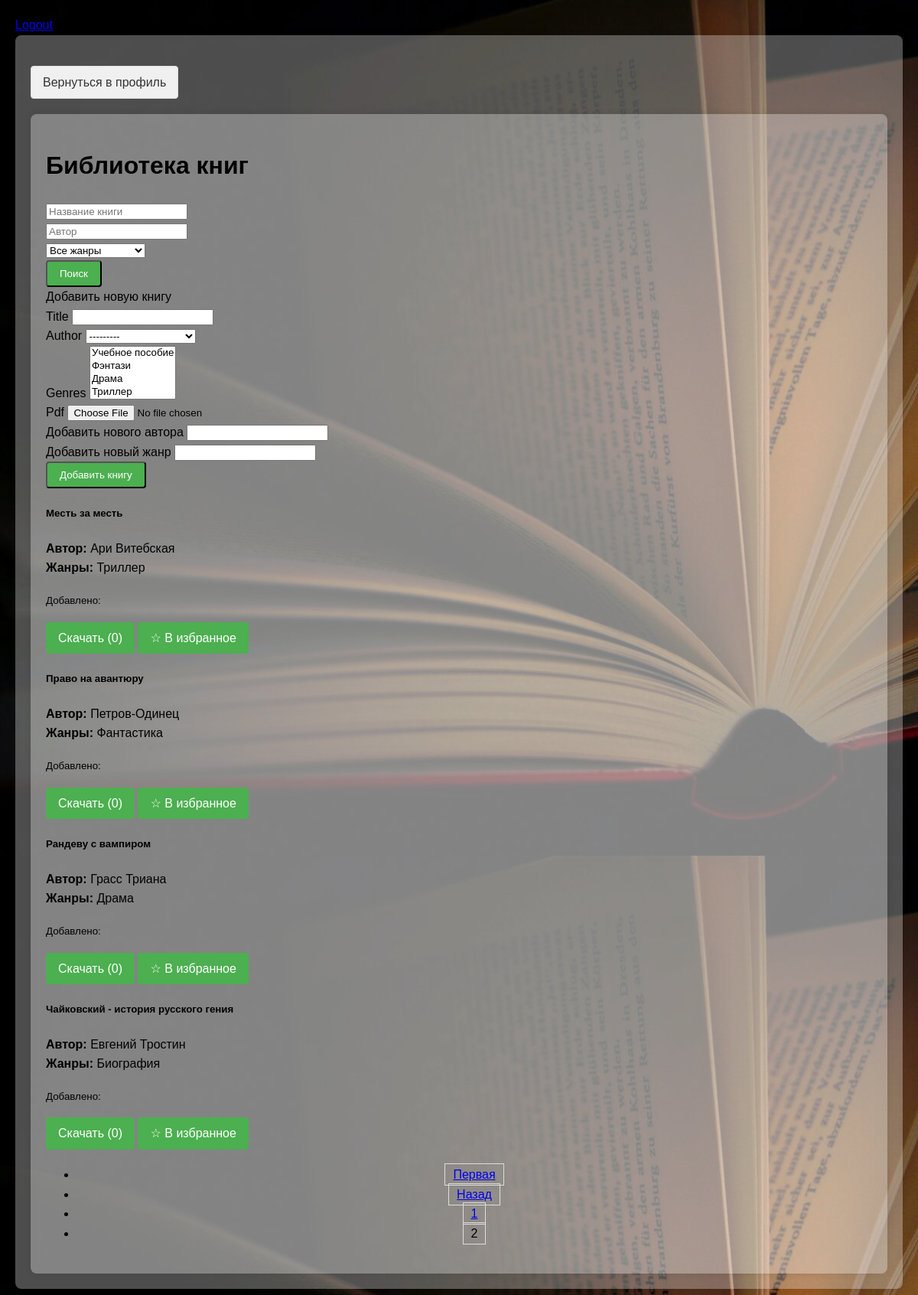
The app's page /home/books/?page=2 (signed in) with its own data.
### ebooklibApp/models.py (models this page shows, shortened)
class Book(models.Model):
    title = models.CharField(max_length=200)
    author = models.ForeignKey('Author', on_delete=models.CASCADE)
    genres = models.ManyToManyField('Genre', blank=True)
    pdf = models.FileField(upload_to='books/')
    uploaded_by = models.ForeignKey(User, on_delete=models.CASCADE, null=True, blank=True)
    uploaded_at = models.DateTimeField(auto_now_add=True)
    marked_by = models.ManyToManyField(User, related_name='marked_books', blank=True)
    downloads = models.PositiveIntegerField(default=0)

class Author(models.Model):
    name = models.CharField(max_length=100)
    def __str__(self):
        return self.name

class Genre(models.Model):
    name = models.CharField(max_length=100)
    def __str__(self):
        return self.name

### ebooklibApp/views.py (the view)
# urls.py: path('books/', views.books_view, name='books'),
@login_required
def books_view(request):
    search_params = {
        'title': request.GET.get('title', '').strip(),
        'author': request.GET.get('author', '').strip(),
        'genre': request.GET.get('genre', '').strip()
    }
    books = Book.objects.all().order_by('title')
    if search_params['title']:
        books = books.filter(title__icontains=search_params['title'])
    if search_params['author']:
        books = books.filter(author__name__icontains=search_params['author'])
    if search_params['genre']:
        books = books.filter(genres__name__icontains=search_params['genre'])
    paginator = Paginator(books, 10)
    page_number = request.GET.get('page')
    try:
        page_obj = paginator.page(page_number)
    except PageNotAnInteger:
        page_obj = paginator.page(1)
    except EmptyPage:
        page_obj = paginator.page(paginator.num_pages)
    if any(search_params.values()):
        for page_num in page_obj.paginator.page_range:
            page_obj.paginator.page(page_num).search_params = search_params
    if request.method == 'POST':
        form = BookForm(request.POST, request.FILES)
        if form.is_valid():
            book = form.save(commit=False)
            book.uploaded_by = request.user
            book.save()
            form.save_m2m()
            messages.success(request, 'Книга успешно добавлена!')
            return redirect('books')
    else:
        form = BookForm()
    context = {
        'page_obj': page_obj,
        'form': form,
        'genres': Genre.objects.all(),
        'title_query': search_params['title'],
        'author_query': search_params['author'],
        'genre_query': search_params['genre'],
    }
    return render(request, 'ebooklibApp/books.html', context)

### ebooklibApp/forms.py (shortened to what this page needs)
class BookForm(forms.ModelForm):
    new_author = forms.CharField(max_length=200, required=False, label="Добавить нового автора")
    new_genre = forms.CharField(max_length=100, required=False, label="Добавить новый жанр")
    class Meta:
        model = Book
        fields = ['title', 'author', 'genres', 'pdf', 'new_author', 'new_genre']
    def __init__(self, *args, **kwargs):
        super().__init__(*args, **kwargs)
        self.fields['author'].required = False
        self.fields['genres'].required = False

### ebooklibApp/templates/ebooklibApp/books.html (shortened to what this page needs)
{% extends 'ebooklibApp/base.html' %}
{% block content %}
<a href="{% url 'profile' %}" class="btn-back">Вернуться в профиль</a>
<div class="container mt-4">
    <h1 class="mb-4">Библиотека книг</h1>
    <div class="card mb-4">
        <div class="card-body">
            <form method="get" action="{% url 'books' %}">
                <div class="row">
                    <div class="col-md-4">
                        <input type="text" name="title" class="form-control" placeholder="Название книги" value="{{ title_query }}">
                    </div>
                    <div class="col-md-3">
                        <input type="text" name="author" class="form-control" placeholder="Автор" value="{{ author_query }}">
                    </div>
                    <div class="col-md-3">
                        <select name="genre" class="form-select">
                            <option value="">Все жанры</option>
                        </select>
                    </div>
                    <div class="col-md-2">
                        <button type="submit" class="btn btn-primary w-100">Поиск</button>
                    </div>
                </div>
            </form>
        </div>
    </div>
    {% if user.is_authenticated %}
    <div class="card mb-4">
        <div class="card-header">Добавить новую книгу</div>
        <div class="card-body">
            <form method="post" enctype="multipart/form-data">
                <div class="row g-3">
                    {% for field in form %}
                    <div class="col-md-{% if field.name == 'file' %}12{% else %}6{% endif %}">
                        <label for="{{ field.id_for_label }}" class="form-label">{{ field.label }}</label>
                        {{ field }}
                    </div>
                    {% endfor %}
                    <div class="col-12">
                        <button type="submit" class="btn btn-success">Добавить книгу</button>
                    </div>
                </div>
            </form>
        </div>
    </div>
    {% endif %}
    <div class="row">
        {% for book in page_obj %}
        <div class="col-md-4 mb-4">
            <div class="card h-100">
                <div class="card-body">
                    <h5 class="card-title">{{ book.title }}</h5>
                    <p class="card-text">
                        <strong>Автор:</strong> {{ book.author.name }}<br>
                        <strong>Жанры:</strong>
                        {% for genre in book.genres.all %}
                        <span class="badge bg-secondary">{{ genre.name }}</span>
                        {% endfor %}
                    </p>
                    <p class="card-text"><small class="text-muted">Добавлено: {{ book.upload_date|date:"d.m.Y" }}</small></p>
                </div>
                <div class="card-footer bg-transparent">
                    <div class="d-flex justify-content-between">
                        <a href="{% url 'download_book' book.id %}" class="btn btn-sm btn-outline-primary">
                            Скачать ({{ book.downloads }})
                        </a>
                        {% if user.is_authenticated %}
                        <a href="{% url 'mark_book' book.id %}" class="btn btn-sm {% if user in book.marked_by.all %}btn-warning{% else %}btn-outline-secondary{% endif %}">
                            {% if user in book.marked_by.all %}★ В избранном{% else %}☆ В избранное{% endif %}
                        </a>
                        {% endif %}
                    </div>
                </div>
            </div>
        </div>
        {% empty %}
        <div class="col-12">
            <div class="alert alert-info">Книги не найдены. Попробуйте изменить параметры поиска.</div>
        </div>
        {% endfor %}
    </div>
    {% if page_obj.paginator.num_pages > 1 %}
    <nav aria-label="Page navigation">
        <ul class="pagination justify-content-center">
            {% if page_obj.has_previous %}
            <li class="page-item">
                <a class="page-link" href="?page=1{% if title_query %}&title={{ title_query }}{% endif %}{% if author_query %}&author={{ author_query }}{% endif %}{% if genre_query %}&genre={{ genre_query }}{% endif %}">Первая</a>
            </li>
            <li class="page-item">
                <a class="page-link" href="?page={{ page_obj.previous_page_number }}">Назад</a>
            </li>
            {% endif %}
            {% for num in page_obj.paginator.page_range %}
            {% if page_obj.number == num %}
            <li class="page-item active"><a class="page-link">{{ num }}</a></li>
            {% elif num > page_obj.number|add:'-3' and num < page_obj.number|add:'3' %}
            <li class="page-item">
                <a class="page-link" href="?page={{ num }}">{{ num }}</a>
            </li>
            {% endif %}
            {% endfor %}
        </ul>
    </nav>
    {% endif %}
</div>
{% endblock %}

### static/css/style.css (style rules this page uses)
body { font-family: Arial, sans-serif; line-height: 1.6; margin: 0; padding: 20px; background-image: url(/static/images/picture_site3.jpg); }
.container { max-width: 1200px; margin: 0 auto; padding: 20px; background: rgba(255, 255, 255, 0.3); border-radius: 8px; box-shadow: 0 0 10px rgba(0,0,0,0.1); }
.btn { display: inline-block; padding: 8px 16px; background: #4CAF50; color: white; text-decoration: none; border-radius: 4px; }
.pagination { margin: 20px 0; text-align: center; }
.pagination a { padding: 5px 10px; margin: 0 5px; border: 1px solid #ddd; }
.btn-back { display: inline-block; padding: 8px 15px; background: #f0f0f0; color: #333; text-decoration: none; border-radius: 4px; border: 1px solid #ddd; margin: 20px 0; transition: all 0.3s; }

### records on screen
Book: title "Месть за месть", author.name "Ари Витебская", downloads "0", shows "☆ В избранное"
Genre: name "Триллер"
Book: title "Право на авантюру", author.name "Петров-Одинец", downloads "0", shows "☆ В избранное"
Genre: name "Фантастика"
Book: title "Рандеву с вампиром", author.name "Грасс Триана", downloads "0", shows "☆ В избранное"
Genre: name "Драма"
Book: title "Чайковский - история русского гения", author.name "Евгений Тростин", downloads "0", shows "☆ В избранное"
Genre: name "Биография"

### other values on screen
{{ field.label }} "Title" "Author" "Genres" "Pdf" "Добавить нового автора" "Добавить новый жанр"
{{ num }} "1"
{{ num }} "2"
